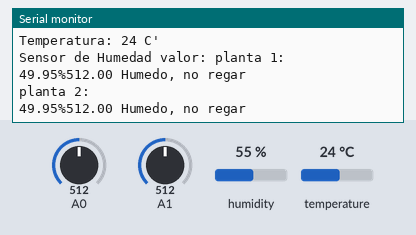
Recording of a sketch running on a simulated Arduino Uno, built with avr-gcc and run on an emulated ATmega328P. On the bench: the last lines printed to the serial monitor. Wiring (inferred from the names in the program): DHT11 sensor: data pin 7. Inputs (shaded band) come from the test bench; at power-on: A1 = 512, A0 = 512, humidity 55 %, temperature 24 °C.

Above: at 9.2 s.
9.3 s: A1 set to 319
At 9.8 s:
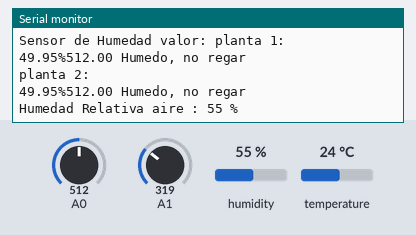
13.7 s: A1 set to 292
At 16.0 s:
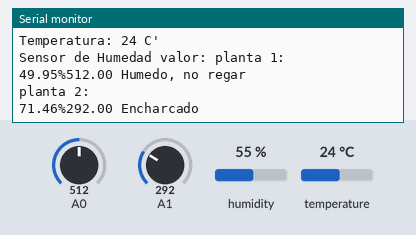

Measured:
- the behaviour switches between 301 and 300 on A1 (found by bisection; images 1 and 2)
- after the input at 13.7 s, the serial monitor: prints a new line after 1.0 s (image 2)

The sketch:

temp.ino
```cpp
#include "DHT.h"
#define DHTPIN 7
#define DHTTYPE DHT11
DHT dht(DHTPIN, DHTTYPE);

float Valor;
float Valor2;
float herma;
float herma2;
void setup() {
Serial.begin(9600);
dht.begin();
}
void loop() {
  Serial.print("Sensor de Humedad valor:");
Valor = analogRead(0);
Valor2 = analogRead(1);

herma= (1-Valor/1023)*100;
herma2= (1-Valor2/1023)*100;

Serial.println(" planta 1:");
Serial.print(herma);
Serial.print("%");
Serial.print(Valor);
if (Valor <= 300)

   Serial.println(" Encharcado");
if ((Valor > 300) and (Valor <= 700))
    Serial.println(" Humedo, no regar");
if (Valor > 700)
    Serial.println(" Seco, necesitas regar");
delay(1000);

Serial.println("planta 2:");
Serial.print(herma2);
Serial.print("%");
Serial.print(Valor2);
if (Valor2 <= 300)
   Serial.println(" Encharcado");
if ((Valor2 > 300) and (Valor <= 700))
    Serial.println(" Humedo, no regar");
if (Valor2 > 700)
    Serial.println(" Seco, necesitas regar");
delay(1000);


int h = dht.readHumidity();// Lee la humedad
int t= dht.readTemperature();//Lee la temperatura
//////////////////////////////////////////////////Humedad
Serial.print("Humedad Relativa aire : ");
Serial.print(h);//Escribe la humedad
Serial.println(" %");
delay (500);
///////////////////////////////////////////////////Temperatura
Serial.print("Temperatura: ");
Serial.print(t);//Escribe la temperatura
Serial.println(" C'");
delay (200);
///////////////////////////////////////////////////

delay (200);
Serial.println ();
}
//Electrocrea.com
```
